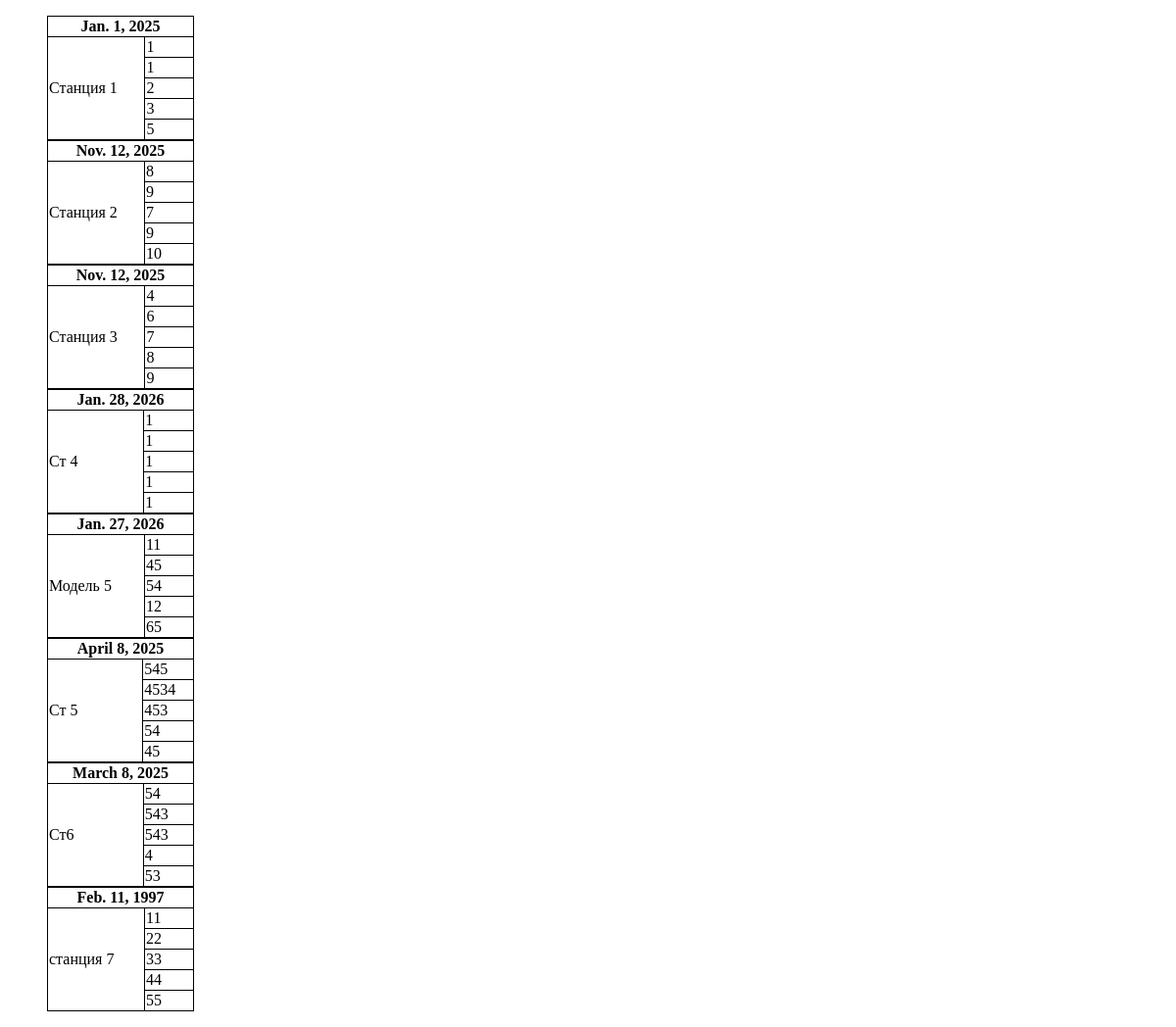
Screenshot of /station_view with the database file from the repository.
### station/models.py (models this page shows, shortened)
class Station_namber(models.Model):
    title = models.CharField(max_length=50)
    data = models.DateField()
    namber_1 = models.IntegerField()
    namber_2 = models.IntegerField()
    namber_3 = models.IntegerField()
    namber_4 = models.IntegerField()
    namber_5 = models.IntegerField()
    uchastoc = models.ForeignKey(Uchastok, on_delete=models.PROTECT)

### station/views.py (the view)
# urls.py: path('station_view', Station_view.as_view(), name="station_view"),
class Station_view(ListView):
    model = Station_namber
    template_name = "station_view.html"

### station/templates/station_view.html (shortened to what this page needs)
<!DOCTYPE html>
{% load static %}
<html lang="en">
<head>
    <link rel="stylesheet" href="{% static 'load/style.css' %}">
</head>
<body>
<ul class="conteyner_stancoon">
{%for i in object_list%}
<table style="width:150px; border-collapse: collapse;">
    <thead>
        <tr>
            <th colspan="2" style="border: 1px solid black;">{{i.data}}</th>
        </tr>
    </thead>
    <tbody>
        <tr>
            <td width="100px" rowspan="5" style="border: 1px solid black;">{{i.title}}</td>
            <td width="50px" style="border: 1px solid black;">{{i.namber_1}}</td>
        </tr>
        <tr>
            <td style="border: 1px solid black;">{{i.namber_2}}</td>
        </tr>
    <tr>
            <td style="border: 1px solid black;">{{i.namber_3}}</td>
        </tr>
    <tr>
            <td style="border: 1px solid black;">{{i.namber_4}}</td>
        </tr>
    <tr>
            <td style="border: 1px solid black;">{{i.namber_5}}</td>
        </tr>
    </tbody>
</table>
{%endfor%}
    </ul>
</body>
</html>

### load/static/load/style.css (style rules this page uses)
.conteyner_stancoon { width = 300px; }

### rows the page displays
Station_namber: data "Jan. 1, 2025", title "Станция 1", namber_1 "1", namber_2 "1", namber_3 "2", namber_4 "3", namber_5 "5"
Station_namber: data "Nov. 12, 2025", title "Станция 2", namber_1 "8", namber_2 "9", namber_3 "7", namber_4 "9", namber_5 "10"
Station_namber: data "Nov. 12, 2025", title "Станция 3", namber_1 "4", namber_2 "6", namber_3 "7", namber_4 "8", namber_5 "9"
Station_namber: data "Jan. 28, 2026", title "Ст 4", namber_1 "1", namber_2 "1", namber_3 "1", namber_4 "1", namber_5 "1"
Station_namber: data "Jan. 27, 2026", title "Модель 5", namber_1 "11", namber_2 "45", namber_3 "54", namber_4 "12", namber_5 "65"
Station_namber: data "April 8, 2025", title "Ст 5", namber_1 "545", namber_2 "4534", namber_3 "453", namber_4 "54", namber_5 "45"
Station_namber: data "March 8, 2025", title "Ст6", namber_1 "54", namber_2 "543", namber_3 "543", namber_4 "4", namber_5 "53"
Station_namber: data "Feb. 11, 1997", title "станция 7", namber_1 "11", namber_2 "22", namber_3 "33", namber_4 "44", namber_5 "55"
